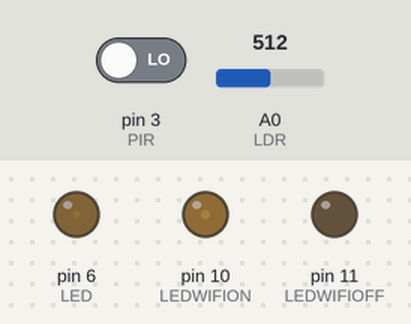
Recording of a sketch running on a simulated Arduino Uno, built with avr-gcc and run on an emulated ATmega328P. Parts: output pins drawn as LEDs (lit = HIGH). Inputs (shaded band) come from the test bench; at power-on: pin 3 (PIR) LOW, A0 (LDR) = 512. WiFi joins after 1.5 s; servers stay silent unless stated; the modem accepts every AT command (registered, SIM ready, sends succeed) and sends nothing else; what the sketch prints to the serial monitor is not drawn.

Above: at 16.8 s.
16.9 s: pin 3 (PIR) driven HIGH
At 19.6 s:
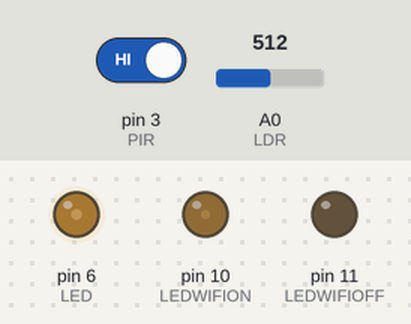
19.9 s: A0 (LDR) set to 122
21.5 s: A0 (LDR) set to 222
24.5 s: A0 (LDR) set to 251
At 24.65 s:
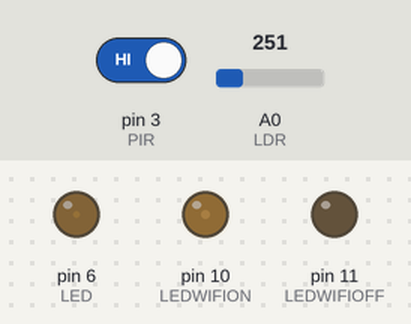
27.5 s: A0 (LDR) set to 1010
At 30.48 s:
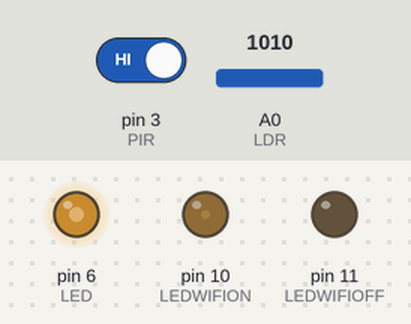
At 33.19 s:
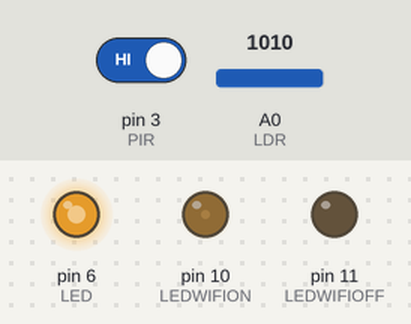
33.5 s: A0 (LDR) set to 30
Timing chart, 0 to 36.1 s (numbered marks = the images above; inputs shaded):
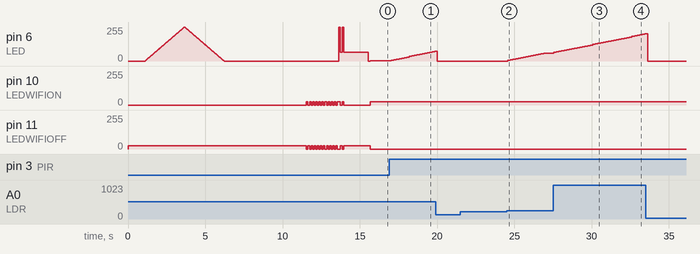

Measured:
- after the input at 16.9 s, pin 6 (LED): moves from 2/255 to 74/255 over 2.8 s, starting after 0.14 s
- after the input at 21.5 s, every drawn part: stays the same
- after the input at 24.5 s, pin 6 (LED): moves from 0/255 to 60/255 over 2.3 s, starting after 0.08 s
- after the input at 27.5 s, pin 6 (LED): moves from 60/255 to 204/255 over 5.9 s, starting at once

The sketch:

SmartEnergyCampus.ino
```cpp
/*

  Project: Smart Energy Campus
  Year: 2022 / 2023
        LESI @ IPCA
  Authors: 2727 Nuno Mendes
           21138 Rosario Silva
           21153 Tiago Azevedo
           21156 Francisco Pereira

*/

#include "WiFiEsp.h"


//#ifndef HAVE_HWSERIAL1
#include "SoftwareSerial.h"
SoftwareSerial softserial(4, 5);  // RX, TX
//#endif
// network info variables
byte mac[6];
IPAddress ip;

char serveraddress[] = "10.10.10.2";  // web & database server address

char ssid[] = "smartenergy";   // your network SSID (name)
char pass[] = "20222023lesi";  // your network password

int status = WL_IDLE_STATUS;
int reqCount = 0;  // number of requests received

#define LED 6         // pino de output dos LEDs, porta PWM
#define LDR 0         // pino de input do sensor de luz
#define PIR 3         // pino de input do sensor de movimento
#define LEDWIFION 10  // wireless conetado e a funcionar
#define LEDWIFIOFF 11 // wireless nao conetado
#define MAXLED 24     // LED maximum value during tests
#define LDRmax 1000   // LDR maximum input
#define LDRmin 40     // LDR minimum input
#define LDRmed 240    // 600 para efeitos de testes dentro de casa
#define TIMEmax 15    // tempo maximo LEDs ligados
#define valLEDmin 2   // valor dos LEDs quando ligados mas sem movimentom, em standby
#define valINCREMENT 4 // valor de incremento / decremento na suavizacao de alteracao do valor da iluminacao

int valLED = 0;       // valor inicial
int stateLED = LOW;   // valor inicial do estado dos LEDs desligados
int valLDR = 0;       // valor inicial
long valLDRnew = 0;   // valor incicial
int valPIR = 0;       // valor inicial
int statePIR = LOW;   // sem deteção de movimento
uint32_t timer = 0;   // temporizador para o tempo dos LEDs ligados
uint32_t timer2 = 0;

WiFiEspServer server(80);

void info() {
  // informacao inicial no arranque do sistema
  Serial.println("\n\nSmart Energy Campus version 0.1 @ IPCA 2022/2023\n");
  Serial.println("\n 2727 Nuno Mendes");
  Serial.println("\n21138 Rosario Silva");
  Serial.println("\n21153 Tiago Azevedo");
  Serial.println("\n21156 Francisco Pereira\n");
}

void test() {
  Serial.println("\n[Testing]");
  delay(1000);

  Serial.print("\n- Ilumination...");
  // aumentar o brilho
  Serial.print("\n Bright up ");
  for(int i=0; i<=255; i++) {
    if ((i % 2) == 0) Serial.print("+");
    analogWrite(LED, i);
    delay(10);
  }
  // reduzir o brilho
  Serial.print("\n Bright down ");
  for(int i=255; i>=0; i--){
    if ((i % 2) == 0) Serial.print("-");
    analogWrite(LED, i);
    delay(10);
  }
  analogWrite(LED, 0);    // desliga os LEDs

  Serial.print("\n\n- Light Sensor LDR... ");
  for(int i=0; i<=255; i++) {
    if ((i % 30) == 0) Serial.print("\n");
    valLDR = analogRead(LDR);
    Serial.print(" ");
    Serial.print(valLDR);
    delay(10);
  }
  valLDR = 0;


  Serial.print("\n\n- Motion Sensor PIR... ");
  for(int i=0; i<=255; i++) {
    if ((i % 60) == 0) Serial.print("\n");
    valPIR = digitalRead(PIR);
    Serial.print(" ");
    Serial.print(valPIR);
    delay(10);
    //if (i == 255) i=0;
  }
  valPIR = LOW;

  Serial.print("\n\n- Network LEDs... ");
  for(int i=0; i<=10; i++) {
    analogWrite(LEDWIFION, 0);
    analogWrite(LEDWIFIOFF, MAXLED);
    delay(100);
    analogWrite(LEDWIFION, MAXLED);
    analogWrite(LEDWIFIOFF, 0);
    delay(100);
  }
  analogWrite(LEDWIFION, 0);
  analogWrite(LEDWIFIOFF, 0);

  Serial.println("\n");
}


void setup() {
  pinMode(LED, OUTPUT);
  pinMode(LEDWIFION, OUTPUT);
  pinMode(LEDWIFIOFF, OUTPUT);
  pinMode(LDR, INPUT);
  pinMode(PIR, INPUT);
  analogWrite(LED, 0);    // Desliga os LEDs
  analogWrite(LEDWIFION, 0);
  analogWrite(LEDWIFIOFF, MAXLED);

  // initialize serial for debugging
  Serial.begin(9600);

  // Info do projeto
  info();

  // Testando os componentes externos
  test();

  // initialize serial for ESP module
  analogWrite(LEDWIFIOFF, MAXLED);
  Serial.println("\n[Network connection]");
  softserial.begin(115200);
  softserial.write("AT+CIOBAUD=9600\r\n");
  softserial.write("AT+RST\r\n");
  softserial.begin(9600);
  // initialize ESP module
  WiFi.init(&softserial);

  // check for the presence of the shield
  if (WiFi.status() == WL_NO_SHIELD) {
    Serial.println("WiFi shield not present");
    // don't continue
    while (true)
      ;
  }

  // attempt to connect to WiFi network
  while (status != WL_CONNECTED) {
    analogWrite(LED, 255);
    analogWrite(LEDWIFION, MAXLED);
    analogWrite(LEDWIFIOFF, 0);
    delay(100);
    analogWrite(LED, 64);
    analogWrite(LEDWIFION, 0);
    analogWrite(LEDWIFIOFF, MAXLED);
    delay(100);
    analogWrite(LED, 255);
    analogWrite(LEDWIFION, MAXLED);
    analogWrite(LEDWIFIOFF, 0);
    delay(100);
    analogWrite(LED, 64);
    analogWrite(LEDWIFION, 0);
    analogWrite(LEDWIFIOFF, MAXLED);
    delay(100);

    Serial.print("Attempting to connect to WPA SSID: ");
    Serial.println(ssid);
    // Connect to WPA/WPA2 network
    status = WiFi.begin(ssid, pass);
    analogWrite(LED, 0);
  }

  Serial.println("You're connected to the network");
  printWifiStatus();
  analogWrite(LEDWIFION, MAXLED);
  analogWrite(LEDWIFIOFF, 0);

  // start the web server on port 80
  server.begin();
}

void inputs() {
  valLDR = analogRead(LDR);             // leitura do valor do sensor LDR
  valPIR = digitalRead(PIR);            // leitura do valor do sensor de movimento PIR
  if (valPIR == HIGH) statePIR = HIGH;  // estado de detecao de movimento passa a TRUE
}

void outputs() {
  // LDRmax - pouca iluminacao, sem sol, escuro
  // LDRmin - muita iluminacao, muito sol
  if (valLDR <= LDRmin ) valLDR=LDRmin;
  if (valLDR >= LDRmax) valLDR=LDRmax;
  valLDRnew = (long) (valLDR * 100 / LDRmax );     // converter para percentagem 0% a 100%
  int valLEDnew =  (int) (255  * valLDRnew / 100); // atribui ao LED o valor de iluminacao ideal de acordo com o sensor de input LDR

  if (valLDR >= LDRmed) {
    if (statePIR==HIGH) {   // caso volte a detetar movimento reinicia o timer
      statePIR = LOW;       // estado detecao de movimento passa a FALSO
      timer = TIMEmax;      // o tempo de LEDs ligados volta ao maximo
      stateLED = HIGH;      // liga os LEDs
    }

    if (timer > 0) {
      timer = timer - (millis() - timer2);  // atualiza o tempo restante guardado na variavel timer
      // Ajusta o valor da iluminacao conforme a intensidade de luz "solar", o novo valor que esta guardado em valLEDnew
      if (valLED < valLEDnew) valLED=valLED + valINCREMENT;
      if (valLED > valLEDnew) valLED=valLED - valINCREMENT;
    } else {                      // reduz o valor da iluminacao dos LEDs ao valor mínimo, iluminacao de presenca
      timer = 0;
      stateLED = LOW;
      if (valLED > valLEDmin) {   // reduz a iluminacao até ser igual ao valor de iluminacao de presenca valLEDmin
        valLED = valLED - valINCREMENT;
      } else {
        valLED = valLEDmin;
      }
    }

    analogWrite(LED, valLED);     // atribui a iluminacao atual aos LEDs
  } else {                        // desliga os LEDs
    valLED = 0;                   // atribui a iluminacao a zero...
    analogWrite(LED, valLED);     // ...e desliga os LEDs
    timer = 0;
  }

  // envia para a consola os dados atuais de input e output
  Serial.print("\nLight actual value: "); Serial.print(valLED);
  Serial.print("| Light next value: "); Serial.print(valLEDnew);
  Serial.print("| Light state: "); Serial.print(stateLED);
  Serial.print("| LDR value: "); Serial.print(valLDR);
  Serial.print("| LDR %: "); Serial.print(valLDRnew);
  Serial.print("| PIR value: "); Serial.print(valPIR);
  Serial.print("| PIR state: "); Serial.print(statePIR);
  Serial.print("| Timer: "); Serial.print(timer);
  delay(100);

  timer2 = millis();    // regista o tempo atual
}

void loop() {
  // funcao para fazer a leitura de todos os inputs (sensores)
  inputs();   // leitura de sensores
  outputs();  // comandos para os atuadores

  // listen for incoming clients
  WiFiEspClient client = server.available();
  if (client) {
    Serial.println("New client");
    // an http request ends with a blank line
    boolean currentLineIsBlank = true;
    while (client.connected()) {
      if (client.available()) {
        char c = client.read();
        Serial.write(c);
        // if you've gotten to the end of the line (received a newline
        // character) and the line is blank, the http request has ended,
        // so you can send a reply
        if (c == '\n' && currentLineIsBlank) {
          Serial.println("Sending response");

          // send a standard http response header
          // use \r\n instead of many println statements to speedup data send
          client.print(
            "HTTP/1.1 200 OK\r\n"
            "Content-Type: text/html\r\n"
            "Connection: close\r\n"  // the connection will be closed after completion of the response
            "Refresh: 5\r\n"        // refresh the page automatically every 5 sec
            "\r\n");
          client.print("<!DOCTYPE HTML>\r\n");
          client.print("<html>\r\n");
          client.print("<h4>Smart Energy Campus</h4>\r\n");
          client.print("<h1>Lamp Post</h1>\r\n");
          client.print("<h2>Network</h2>\r\n");
          client.print("Mac Address: ");
          client.print(mac[5],HEX);client.print(":");client.print(mac[4],HEX);client.print(":");client.print(mac[3],HEX);client.print(":");
          client.print(mac[2],HEX);client.print(":");client.print(mac[1],HEX);client.print(":");client.print(mac[0],HEX);
          client.print("<br>\r\n");
          client.print("IP Address: ");
          client.print(ip);
          client.print("<br>\r\n");
          client.print("<h2>Status</h2>\r\n");
          client.print("Light value: ");  client.print(valLED); client.print("<br>\r\n");
          client.print("Light state: ");  client.print(stateLED); client.print("<br>\r\n");
          client.print("LDR value: ");    client.print(valLDR); client.print("<br>\r\n");
          client.print("LDR %: ");        client.print(valLDRnew); client.print("<br>\r\n");
          client.print("PIR value: ");    client.print(valPIR); client.print("<br>\r\n");
          client.print("PIR state: ");    client.print(statePIR); client.print("<br>\r\n");
          client.print("Timer: ");        client.print(timer); client.print("<br>\r\n");
          client.print("<br>\r\n");
          client.print("Requests received: "); client.print(++reqCount);
          client.print("<br>\r\n");

          client.print("</html>\r\n");
          break;
        }
        if (c == '\n') {
          // you're starting a new line
          currentLineIsBlank = true;
        } else if (c != '\r') {
          // you've gotten a character on the current line
          currentLineIsBlank = false;
        }
      }
    }
    // give the web browser time to receive the data
    delay(10);

    // close the connection:
    client.stop();
    Serial.println("Client disconnected");
  }
}


void printWifiStatus() {
  // print the SSID of the network you're attached to
  Serial.print("SSID: ");
  Serial.println(WiFi.SSID());

  // print your WiFi shield's IP address
  ip = WiFi.localIP();
  Serial.print("IP Address: "); Serial.println(ip);
  WiFi.macAddress(mac);
  Serial.print("MAC: ");
  Serial.print(mac[5],HEX);  Serial.print(":");
  Serial.print(mac[4],HEX);  Serial.print(":");
  Serial.print(mac[3],HEX);  Serial.print(":");
  Serial.print(mac[2],HEX);  Serial.print(":");
  Serial.print(mac[1],HEX);  Serial.print(":");
  Serial.println(mac[0],HEX);

  // print where to go in the browser
  Serial.println();
  Serial.print("To see this page in action, open a browser to http://");
  Serial.println(ip);
  Serial.println();
}
```
